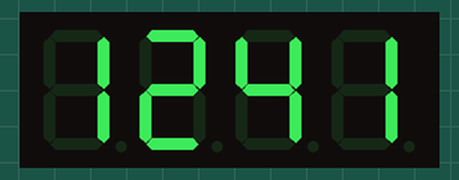
Simulated run of this sketch. Board: Arduino Uno, built with avr-gcc and run on an emulated ATmega328P. On the bench: 4-digit seven-segment display. Wiring (inferred from the names in the program): 4-digit 7-segment display, segments lit when LOW: segments pin 2, pin 3, pin 4, pin 5, pin 6, pin 7, pin 8, pin 9; digit selects pin 10, pin 11, pin 12, pin 13. The segment pins are drawn as the display they are named for.

Above: at 0.1 s.
At 5.1 s:
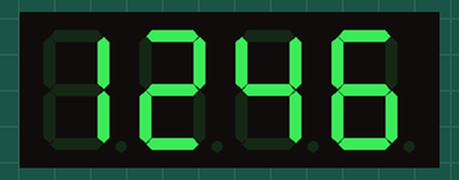
At 9.1 s:
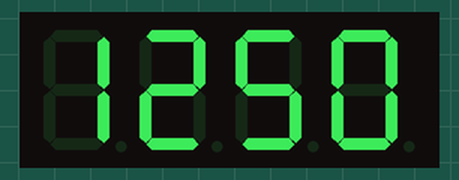
At 18.1 s:
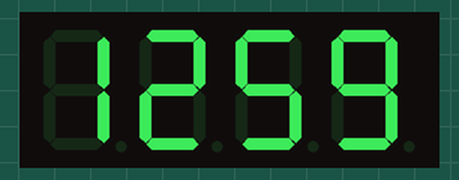
At 27.1 s:
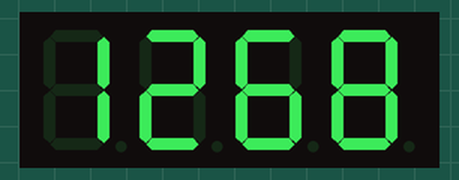
At 37.1 s:
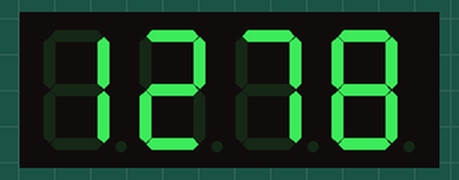

Measured:
- what the display in image 0 shows lasts 1.1 s, from 0.0 s to 1.1 s

The sketch:

7segment_arduino_with_timer.ino
```cpp
/*   Multiplexed 4 digit 7-segment display driver
 *
 *   A timer triggers digit update every 4.8 ms
 *
 *   More information:
 *   https://www.onetransistor.eu/2018/12/drive-multiplexed-7segment-display.html
 *   https://www.onetransistor.eu/2018/12/wiring-of-4digit-7segment-display.html
 */


// invert these definitions for common cathode display
#define LED_ON    LOW
#define LED_OFF   HIGH

// adjust this if you wire display in a different way
#define SEG_A 2
#define SEG_B 3
#define SEG_C 4
#define SEG_D 5
#define SEG_E 6
#define SEG_F 7
#define SEG_G 8
#define SEG_P 9

#define DIG_1 10
#define DIG_2 11
#define DIG_3 12
#define DIG_4 13

volatile char c_digit;
uint16_t number = 1240;
byte base = 10;

unsigned long lastRefresh = 0;
unsigned long numberIncTime = 0;
unsigned int interval;

void configureTimer2() {
  GTCCR = bit(PSRASY); // reset prescaler
  TCCR2A = bit(WGM21); // reset on compare match (CTC mode)
  TCCR2B = bit(CS22) | bit(CS21) | bit(CS20); // prescaler set to 1/1024, ticking frequency of 15.625 kHz
  // (OCR2A + 1) / 15.625 = update interval in ms
  // 76/15.625 = 4.8 ms
  OCR2A = 75; // count up to 75, reset and fire interrupt
  TCNT2 = 0; // clear timer
  TIMSK2 = bit(OCIE2A); // enable interrupt
}

ISR(TIMER2_COMPA_vect) {
  refreshDisplay();
}

void displayDigit(uint16_t digit, bool dp = false) {
  digit %= base;

  switch (digit) {
    case 0:
      digitalWrite(SEG_A, LED_ON);
      digitalWrite(SEG_B, LED_ON);
      digitalWrite(SEG_C, LED_ON);
      digitalWrite(SEG_D, LED_ON);
      digitalWrite(SEG_E, LED_ON);
      digitalWrite(SEG_F, LED_ON);
      digitalWrite(SEG_G, LED_OFF);
      break;
    case 1:
      digitalWrite(SEG_A, LED_OFF);
      digitalWrite(SEG_B, LED_ON);
      digitalWrite(SEG_C, LED_ON);
      digitalWrite(SEG_D, LED_OFF);
      digitalWrite(SEG_E, LED_OFF);
      digitalWrite(SEG_F, LED_OFF);
      digitalWrite(SEG_G, LED_OFF);
      break;
    case 2:
      digitalWrite(SEG_A, LED_ON);
      digitalWrite(SEG_B, LED_ON);
      digitalWrite(SEG_C, LED_OFF);
      digitalWrite(SEG_D, LED_ON);
      digitalWrite(SEG_E, LED_ON);
      digitalWrite(SEG_F, LED_OFF);
      digitalWrite(SEG_G, LED_ON);
      break;
    case 3:
      digitalWrite(SEG_A, LED_ON);
      digitalWrite(SEG_B, LED_ON);
      digitalWrite(SEG_C, LED_ON);
      digitalWrite(SEG_D, LED_ON);
      digitalWrite(SEG_E, LED_OFF);
      digitalWrite(SEG_F, LED_OFF);
      digitalWrite(SEG_G, LED_ON);
      break;
    case 4:
      digitalWrite(SEG_A, LED_OFF);
      digitalWrite(SEG_B, LED_ON);
      digitalWrite(SEG_C, LED_ON);
      digitalWrite(SEG_D, LED_OFF);
      digitalWrite(SEG_E, LED_OFF);
      digitalWrite(SEG_F, LED_ON);
      digitalWrite(SEG_G, LED_ON);
      break;
    case 5:
      digitalWrite(SEG_A, LED_ON);
      digitalWrite(SEG_B, LED_OFF);
      digitalWrite(SEG_C, LED_ON);
      digitalWrite(SEG_D, LED_ON);
      digitalWrite(SEG_E, LED_OFF);
      digitalWrite(SEG_F, LED_ON);
      digitalWrite(SEG_G, LED_ON);
      break;
    case 6:
      digitalWrite(SEG_A, LED_ON);
      digitalWrite(SEG_B, LED_OFF);
      digitalWrite(SEG_C, LED_ON);
      digitalWrite(SEG_D, LED_ON);
      digitalWrite(SEG_E, LED_ON);
      digitalWrite(SEG_F, LED_ON);
      digitalWrite(SEG_G, LED_ON);
      break;
    case 7:
      digitalWrite(SEG_A, LED_ON);
      digitalWrite(SEG_B, LED_ON);
      digitalWrite(SEG_C, LED_ON);
      digitalWrite(SEG_D, LED_OFF);
      digitalWrite(SEG_E, LED_OFF);
      digitalWrite(SEG_F, LED_OFF);
      digitalWrite(SEG_G, LED_OFF);
      break;
    case 8:
      digitalWrite(SEG_A, LED_ON);
      digitalWrite(SEG_B, LED_ON);
      digitalWrite(SEG_C, LED_ON);
      digitalWrite(SEG_D, LED_ON);
      digitalWrite(SEG_E, LED_ON);
      digitalWrite(SEG_F, LED_ON);
      digitalWrite(SEG_G, LED_ON);
      break;
    case 9:
      digitalWrite(SEG_A, LED_ON);
      digitalWrite(SEG_B, LED_ON);
      digitalWrite(SEG_C, LED_ON);
      digitalWrite(SEG_D, LED_ON);
      digitalWrite(SEG_E, LED_OFF);
      digitalWrite(SEG_F, LED_ON);
      digitalWrite(SEG_G, LED_ON);
      break;
    case 10: // hex digit A
      digitalWrite(SEG_A, LED_ON);
      digitalWrite(SEG_B, LED_ON);
      digitalWrite(SEG_C, LED_ON);
      digitalWrite(SEG_D, LED_OFF);
      digitalWrite(SEG_E, LED_ON);
      digitalWrite(SEG_F, LED_ON);
      digitalWrite(SEG_G, LED_ON);
      break;
    case 11: // hex digit B
      digitalWrite(SEG_A, LED_OFF);
      digitalWrite(SEG_B, LED_OFF);
      digitalWrite(SEG_C, LED_ON);
      digitalWrite(SEG_D, LED_ON);
      digitalWrite(SEG_E, LED_ON);
      digitalWrite(SEG_F, LED_ON);
      digitalWrite(SEG_G, LED_ON);
      break;
    case 12: // hex digit C
      digitalWrite(SEG_A, LED_ON);
      digitalWrite(SEG_B, LED_OFF);
      digitalWrite(SEG_C, LED_OFF);
      digitalWrite(SEG_D, LED_ON);
      digitalWrite(SEG_E, LED_ON);
      digitalWrite(SEG_F, LED_ON);
      digitalWrite(SEG_G, LED_OFF);
      break;
    case 13: // hex digit D
      digitalWrite(SEG_A, LED_OFF);
      digitalWrite(SEG_B, LED_ON);
      digitalWrite(SEG_C, LED_ON);
      digitalWrite(SEG_D, LED_ON);
      digitalWrite(SEG_E, LED_ON);
      digitalWrite(SEG_F, LED_OFF);
      digitalWrite(SEG_G, LED_ON);
      break;
    case 14: // hex digit E
      digitalWrite(SEG_A, LED_ON);
      digitalWrite(SEG_B, LED_OFF);
      digitalWrite(SEG_C, LED_OFF);
      digitalWrite(SEG_D, LED_ON);
      digitalWrite(SEG_E, LED_ON);
      digitalWrite(SEG_F, LED_ON);
      digitalWrite(SEG_G, LED_ON);
      break;
    case 15: // hex digit F
      digitalWrite(SEG_A, LED_ON);
      digitalWrite(SEG_B, LED_OFF);
      digitalWrite(SEG_C, LED_OFF);
      digitalWrite(SEG_D, LED_OFF);
      digitalWrite(SEG_E, LED_ON);
      digitalWrite(SEG_F, LED_ON);
      digitalWrite(SEG_G, LED_ON);
      break;
  }

  dp ? digitalWrite(SEG_P, LED_ON) : digitalWrite(SEG_P, LED_OFF);
}

void refreshDisplay() {
  switch (c_digit) {
    case 3:
      digitalWrite(DIG_1, LED_OFF);
      digitalWrite(DIG_2, LED_OFF);
      digitalWrite(DIG_3, LED_OFF);
      digitalWrite(DIG_4, LED_ON);
      displayDigit(number);
      break;
    case 2:
      digitalWrite(DIG_1, LED_OFF);
      digitalWrite(DIG_2, LED_OFF);
      digitalWrite(DIG_3, LED_ON);
      digitalWrite(DIG_4, LED_OFF);
      displayDigit(number / base);
      break;
    case 1:
      digitalWrite(DIG_1, LED_OFF);
      digitalWrite(DIG_2, LED_ON);
      digitalWrite(DIG_3, LED_OFF);
      digitalWrite(DIG_4, LED_OFF);
      displayDigit(number / base / base);
      break;
    case 0:
      digitalWrite(DIG_1, LED_ON);
      digitalWrite(DIG_2, LED_OFF);
      digitalWrite(DIG_3, LED_OFF);
      digitalWrite(DIG_4, LED_OFF);
      displayDigit(number / base / base / base);
      break;
  }

  c_digit++;
  if (c_digit == 4) c_digit = 0;
}

void setup() {
  pinMode(SEG_A, OUTPUT);
  pinMode(SEG_B, OUTPUT);
  pinMode(SEG_C, OUTPUT);
  pinMode(SEG_D, OUTPUT);
  pinMode(SEG_E, OUTPUT);
  pinMode(SEG_F, OUTPUT);
  pinMode(SEG_G, OUTPUT);
  pinMode(SEG_P, OUTPUT);

  pinMode(DIG_1, OUTPUT);
  pinMode(DIG_2, OUTPUT);
  pinMode(DIG_3, OUTPUT);
  pinMode(DIG_4, OUTPUT);

  configureTimer2();
}

void loop() {
  number++;
  delay(1000);
}
```
